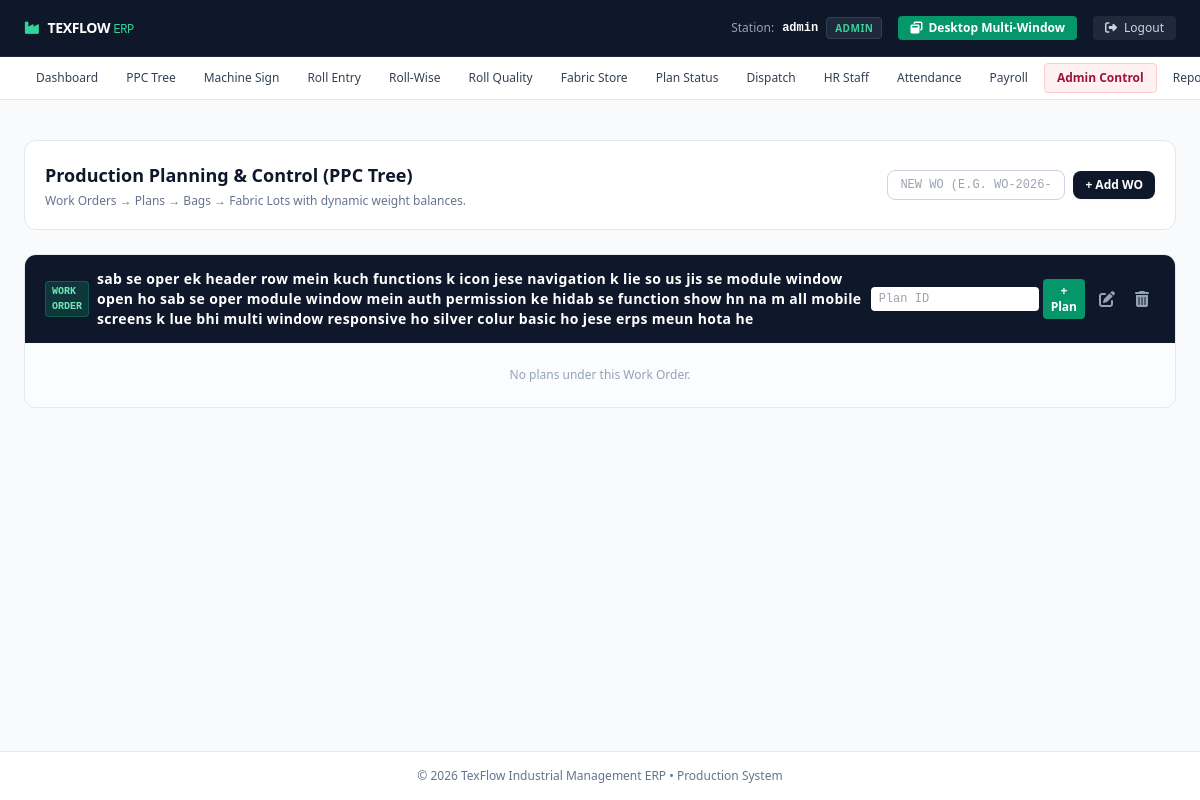
The page /ppc (signed in) on the database as committed earlier.
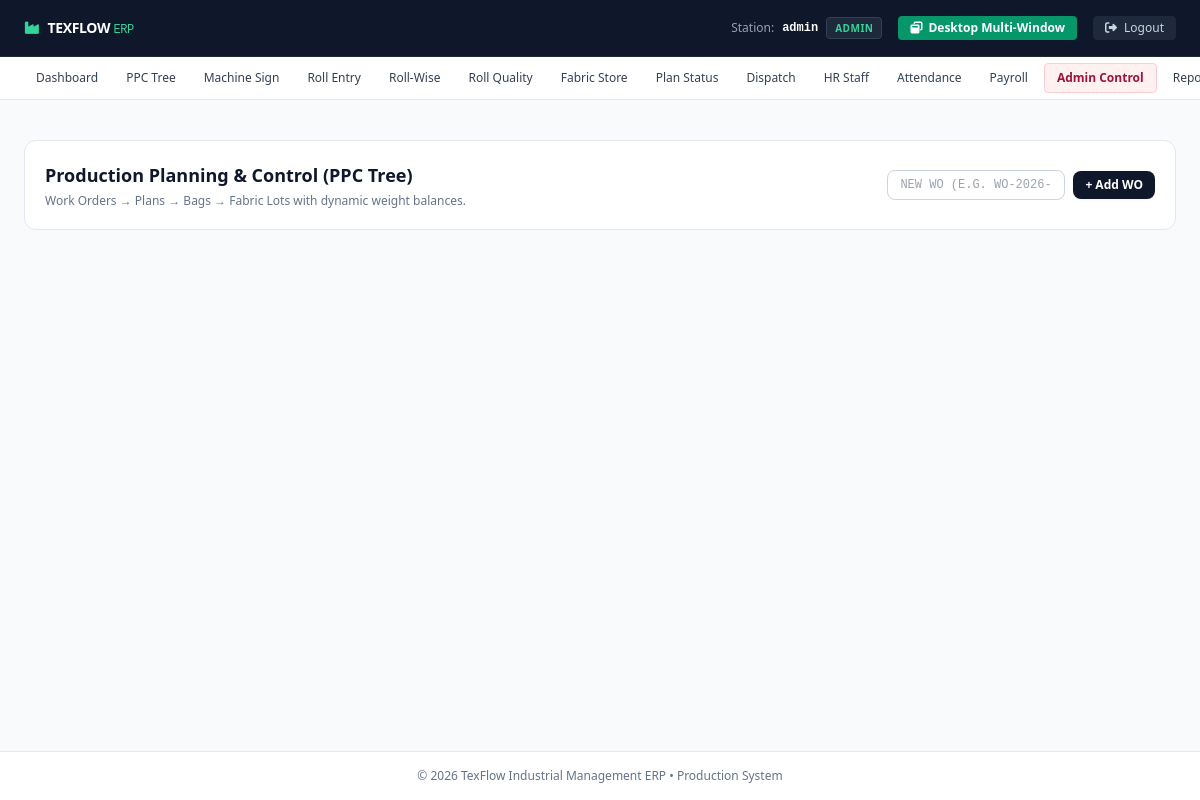
The same page on the database as committed later.
### tables this page shows
CREATE TABLE work_orders (
            id INTEGER PRIMARY KEY AUTOINCREMENT,
            work_order TEXT
        );

### main.py (the view, shortened to what this page needs)
@app.route("/ppc")
@role_required(['manager', 'admin'])
def ppc():
    con = db()
    cur = con.cursor()
    cur.execute("SELECT * FROM work_orders ORDER BY id DESC")
    work_orders = cur.fetchall()
    tree = []
    for wo in work_orders:
        cur.execute("SELECT * FROM plans WHERE work_order_id=?", (wo["id"],))
        plans = cur.fetchall()
        plan_list = []
        tree.append({**dict(wo), "plans": plan_list})
    con.close()
    return render_template("ppc_tree.html", work_orders=tree)

### main.py (called while the page is built, shortened)
def db():
    global DB_TYPE
    import sqlite3
    con = sqlite3.connect(SQLITE_DB)
    con.row_factory = sqlite3.Row
    return con

def role_required(roles):
    def decorator(f):
        @wraps(f)
        def decorated_function(*args, **kwargs):
            if 'role' not in session or session['role'] not in roles:
                flash("Unauthorized access! Please login with appropriate credentials.", "danger")
                return redirect(url_for('login'))
            return f(*args, **kwargs)
        return decorated_function
    return decorator

### templates/ppc_tree.html (shortened to what this page needs)
{% extends "base.html" %}
{% block content %}
<div class="space-y-6">
  <div class="flex flex-col sm:flex-row sm:items-center justify-between gap-4 bg-white p-5 rounded-xl border border-slate-200 shadow-xs">
    <div>
      <h1 class="text-lg font-bold text-slate-900">Production Planning & Control (PPC Tree)</h1>
      <p class="text-xs text-slate-500 mt-1">Work Orders &rarr; Plans &rarr; Bags &rarr; Fabric Lots with dynamic weight balances.</p>
    </div>
    <form action="{{ url_for('add_work_order') }}" method="POST" class="flex items-center gap-2">
      <input type="text" name="work_order" required placeholder="New WO (e.g. WO-2026-901)"
        class="px-3 py-1.5 border border-slate-300 rounded-lg text-xs font-mono uppercase focus:ring-2 focus:ring-emerald-500 focus:outline-hidden">
      <button type="submit" class="px-3 py-1.5 bg-slate-900 hover:bg-slate-800 text-white rounded-lg text-xs font-semibold shadow-sm">
        + Add WO
      </button>
    </form>
  </div>
  <div class="space-y-4">
    {% for wo in work_orders %}
    <div class="bg-white rounded-xl border border-slate-200 shadow-xs overflow-hidden">
      <div class="bg-slate-900 text-white px-5 py-3.5 flex items-center justify-between">
        <div class="flex items-center gap-2">
          <span class="text-[10px] font-mono uppercase px-1.5 py-0.5 rounded bg-emerald-500/20 text-emerald-300 font-bold border border-emerald-500/30">Work Order</span>
          <span class="font-bold text-sm tracking-wide">{{ wo['work_order'] }}</span>
        </div>
        <div class="flex items-center gap-2">
          <form action="{{ url_for('add_plan', work_order_id=wo['id']) }}" method="POST" class="flex items-center gap-1">
            <input type="text" name="plan_id" required placeholder="Plan ID" class="px-2 py-1 text-slate-900 rounded text-xs font-mono">
            <button type="submit" class="px-2 py-1 bg-emerald-600 hover:bg-emerald-500 text-white rounded text-xs font-semibold">+ Plan</button>
          </form>
          <a href="{{ url_for('edit_work_order', id=wo['id']) }}" class="p-1.5 text-slate-400 hover:text-white" title="Edit WO">
            <i class="fa-solid fa-pen-to-square"></i>
          </a>
          <a href="{{ url_for('delete_work_order', id=wo['id']) }}" onclick="return confirm('Delete Work Order?')" class="p-1.5 text-slate-400 hover:text-rose-400">
            <i class="fa-solid fa-trash-can"></i>
          </a>
        </div>
      </div>
      <div class="p-4 space-y-4 bg-slate-50/50">
        {% for plan in wo['plans'] %}
        <div class="bg-white rounded-lg border border-slate-200 shadow-2xs overflow-hidden">
          <div class="bg-slate-100 px-4 py-2 flex items-center justify-between border-b border-slate-200">
            <div class="flex items-center gap-2">
              <span class="text-[10px] font-mono uppercase px-1.5 py-0.5 rounded bg-indigo-50 text-indigo-700 font-bold border border-indigo-200">Plan</span>
              <span class="font-bold text-xs text-slate-900 font-mono">{{ plan['plan_id'] }}</span>
            </div>
            <div class="flex items-center gap-2">
              <a href="{{ url_for('new_bag', plan_id=plan['id']) }}" class="px-2 py-0.5 bg-white border border-slate-300 hover:bg-slate-50 rounded text-xs text-slate-700 font-medium">
                + Add Bag
              </a>
              <a href="{{ url_for('edit_plan', id=plan['id']) }}" class="text-slate-400 hover:text-slate-700"><i class="fa-solid fa-pen-to-square text-xs"></i></a>
              <a href="{{ url_for('delete_plan', id=plan['id']) }}" onclick="return confirm('Delete Plan?')" class="text-slate-400 hover:text-rose-600">
                <i class="fa-solid fa-trash-can text-xs"></i>
              </a>
            </div>
          </div>
          <div class="p-3 space-y-3">
            {% for bag in plan['bags'] %}
            <div class="border border-slate-200 rounded-lg bg-slate-50/40 p-3">
              <div class="flex flex-col sm:flex-row sm:items-center justify-between pb-2 mb-2 border-b border-slate-200 gap-2">
                <div class="flex items-center gap-2">
                  <span class="text-[10px] font-mono uppercase px-1.5 py-0.5 rounded bg-amber-50 text-amber-800 font-bold border border-amber-200">Bag</span>
                  <span class="font-bold text-xs text-slate-900 font-mono">{{ bag['bag_number'] }}</span>
                  <span class="text-xs text-slate-600">Shade: <strong>{{ bag['shade'] }}</strong></span>
                </div>
                <div class="flex items-center gap-2">
                  <a href="{{ url_for('new_lot', bag_id=bag['id']) }}" class="px-2 py-0.5 bg-emerald-50 text-emerald-700 border border-emerald-300 rounded text-xs font-semibold">
                    + Add Lot
                  </a>
                  <a href="{{ url_for('edit_bag', id=bag['id']) }}" class="text-slate-400 hover:text-slate-700"><i class="fa-solid fa-pen-to-square text-xs"></i></a>
                  <a href="{{ url_for('delete_bag', id=bag['id']) }}" onclick="return confirm('Delete Bag?')" class="text-slate-400 hover:text-rose-600">
                    <i class="fa-solid fa-trash-can text-xs"></i>
                  </a>
                </div>
              </div>
              <div class="overflow-x-auto bg-white rounded border border-slate-200">
                <table class="w-full text-left text-xs">
                  <thead class="bg-slate-100 text-slate-600 text-[10px] uppercase font-semibold">
                    <tr>
                      <th class="py-2 px-3">Lot Name</th>
                      <th class="py-2 px-3">Needles</th>
                      <th class="py-2 px-3">Job #</th>
                      <th class="py-2 px-3">Plan Target</th>
                      <th class="py-2 px-3">Remaining Balance</th>
                      <th class="py-2 px-3">Length</th>
                      <th class="py-2 px-3 text-right">Quick Update Qty</th>
                    </tr>
                  </thead>
                  <tbody class="divide-y divide-slate-100">
                    {% for lot in bag['lots'] %}
                    <tr class="hover:bg-slate-50">
                      <td class="py-2 px-3 font-bold font-mono text-slate-900">{{ lot['lot_name'] }}</td>
                      <td class="py-2 px-3 font-mono">{{ lot['needles'] }}</td>
                      <td class="py-2 px-3 font-mono">Job #{{ lot['job_id'] }}</td>
                      <td class="py-2 px-3 font-mono">{{ lot['plan_weight'] or lot['fabric_weight'] }} KG</td>
                      <td class="py-2 px-3 font-mono font-bold {% if lot['fabric_weight'] <= 0 %}text-slate-400{% else %}text-emerald-700{% endif %}">
                        {{ lot['fabric_weight'] }} KG
                      </td>
                      <td class="py-2 px-3 font-mono text-slate-500">{{ lot['fabric_length'] }}m</td>
                      <td class="py-2 px-3 text-right">
                        <form action="{{ url_for('update_lot_qty', id=lot['id']) }}" method="POST" class="inline-flex items-center gap-1">
                          <input type="number" step="0.1" name="new_weight" value="{{ lot['plan_weight'] or lot['fabric_weight'] }}" class="w-20 px-1.5 py-0.5 border rounded text-xs font-mono font-bold">
                          <button type="submit" class="px-2 py-0.5 bg-slate-900 text-white rounded text-[11px]">Sync</button>
                        </form>
                      </td>
                    </tr>
                    {% else %}
                    <tr>
                      <td colspan="7" class="py-3 text-center text-slate-400">No lots added. Click "+ Add Lot".</td>
                    </tr>
                    {% endfor %}
                  </tbody>
                </table>
              </div>
            </div>
            {% else %}
            <p class="text-center text-xs text-slate-400 py-2">No bags in this plan.</p>
            {% endfor %}
          </div>
        </div>
        {% else %}
        <p class="text-center text-xs text-slate-400 py-2">No plans under this Work Order.</p>
        {% endfor %}
      </div>
    </div>
    {% endfor %}
  </div>
</div>
{% endblock %}

### templates/base.html (shortened to what this page needs)
<!DOCTYPE html>
<html lang="en">
<head>
  <script src="https://cdn.tailwindcss.com"></script>
  <link rel="stylesheet" href="https://cdnjs.cloudflare.com/ajax/libs/font-awesome/6.4.0/css/all.min.css">
</head>
<body class="bg-slate-50 text-slate-800 min-h-screen flex flex-col font-sans antialiased">
  <header class="bg-slate-900 text-white border-b border-slate-800 sticky top-0 z-40 no-print">
    <div class="max-w-7xl mx-auto px-4 sm:px-6 h-14 flex items-center justify-between">
      <div class="flex items-center gap-3">
        <a href="{{ url_for('index') }}" class="flex items-center gap-2 font-black text-sm tracking-tight text-white hover:text-emerald-400 transition-colors">
          <i class="fa-solid fa-industry text-emerald-400"></i>
          <span>TEXFLOW <span class="text-emerald-400 font-mono text-xs font-normal">ERP</span></span>
        </a>
      </div>
      <div class="flex items-center gap-4 text-xs">
        {% if session.get('user') %}
          <div class="hidden sm:flex items-center gap-2">
            <span class="text-slate-400">Station:</span>
            <span class="font-bold font-mono text-white">{{ session.get('user') }}</span>
            <span class="px-2 py-0.5 rounded text-[10px] font-bold uppercase tracking-wider bg-slate-800 text-emerald-400 border border-slate-700">
              {{ session.get('role', 'clerk') }}
            </span>
          </div>
          <a href="{{ url_for('desktop_workspace') }}" class="px-3 py-1 bg-emerald-600 hover:bg-emerald-500 text-white rounded font-bold transition-colors flex items-center gap-1.5 shadow-xs">
            <i class="fa-solid fa-window-restore"></i> Desktop Multi-Window
          </a>
          <a href="{{ url_for('logout') }}" class="px-3 py-1 bg-slate-800 hover:bg-rose-900/60 hover:text-rose-200 text-slate-300 rounded font-medium transition-colors">
            <i class="fa-solid fa-right-from-bracket mr-1"></i> Logout
          </a>
        {% else %}
          <a href="{{ url_for('login') }}" class="px-3 py-1 bg-emerald-600 hover:bg-emerald-500 text-white rounded font-medium">
            Login
          </a>
        {% endif %}
      </div>
    </div>
  </header>
  {% if session.get('user') %}
  <nav class="bg-white border-b border-slate-200 no-print overflow-x-auto shadow-2xs">
    <div class="max-w-7xl mx-auto px-4 sm:px-6 flex items-center gap-1 py-1.5 text-xs font-medium whitespace-nowrap">
      <a href="{{ url_for('index') }}" class="px-3 py-1.5 rounded hover:bg-slate-100 text-slate-700">Dashboard</a>
      {% if session.get('role') in ['admin', 'manager'] %}
        <a href="{{ url_for('ppc') }}" class="px-3 py-1.5 rounded hover:bg-slate-100 text-slate-700">PPC Tree</a>
      {% endif %}
      <a href="{{ url_for('machine_sign') }}" class="px-3 py-1.5 rounded hover:bg-slate-100 text-slate-700">Machine Sign</a>
      <a href="{{ url_for('roll_entry') }}" class="px-3 py-1.5 rounded hover:bg-slate-100 text-slate-700">Roll Entry</a>
      <a href="{{ url_for('roll_wise') }}" class="px-3 py-1.5 rounded hover:bg-slate-100 text-slate-700">Roll-Wise</a>
      <a href="{{ url_for('roll_quality') }}" class="px-3 py-1.5 rounded hover:bg-slate-100 text-slate-700">Roll Quality</a>
      <a href="{{ url_for('fabric_store') }}" class="px-3 py-1.5 rounded hover:bg-slate-100 text-slate-700">Fabric Store</a>
      <a href="{{ url_for('plan_status') }}" class="px-3 py-1.5 rounded hover:bg-slate-100 text-slate-700">Plan Status</a>
      <a href="{{ url_for('dispatch_management') }}" class="px-3 py-1.5 rounded hover:bg-slate-100 text-slate-700">Dispatch</a>
      {% if session.get('role') in ['admin', 'manager'] %}
        <a href="{{ url_for('hr_staff_directory') }}" class="px-3 py-1.5 rounded hover:bg-slate-100 text-slate-700">HR Staff</a>
      {% endif %}
      {% if session.get('role') in ['admin', 'manager', 'incharge'] %}
        <a href="{{ url_for('hr_attendance') }}" class="px-3 py-1.5 rounded hover:bg-slate-100 text-slate-700">Attendance</a>
      {% endif %}
      {% if session.get('role') == 'admin' %}
        <a href="{{ url_for('hr_payroll') }}" class="px-3 py-1.5 rounded hover:bg-slate-100 text-slate-700">Payroll</a>
        <a href="{{ url_for('admin_dashboard') }}" class="px-3 py-1.5 rounded bg-rose-50 text-rose-800 font-bold border border-rose-200">Admin Control</a>
      {% endif %}
      <a href="{{ url_for('reports_menu') }}" class="px-3 py-1.5 rounded hover:bg-slate-100 text-slate-700">Reports</a>
    </div>
  </nav>
  {% endif %}
  <div class="max-w-7xl mx-auto px-4 sm:px-6 pt-4 w-full no-print">
  </div>
  <main class="max-w-7xl mx-auto px-4 sm:px-6 py-6 flex-1 w-full">
    {% block content %}{% endblock %}
  </main>
  <footer class="bg-white border-t border-slate-200 py-4 text-center text-xs text-slate-500 no-print">
    <p>&copy; {{ now.year if now else 2026 }} TexFlow Industrial Management ERP &bull; Production System</p>
  </footer>
</body>
</html>

Rows that differ between the two databases and show on the page:
removed work_orders: work_order "sab se oper ek header row mein kuch functions k icon jese navigation k lie so us jis se module window open ho sab se oper module window mein auth permission ke hidab se function show hn na m all mobile screens k lue bhi multi window responsive ho silver colur basic ho jese erps meun hota he"
